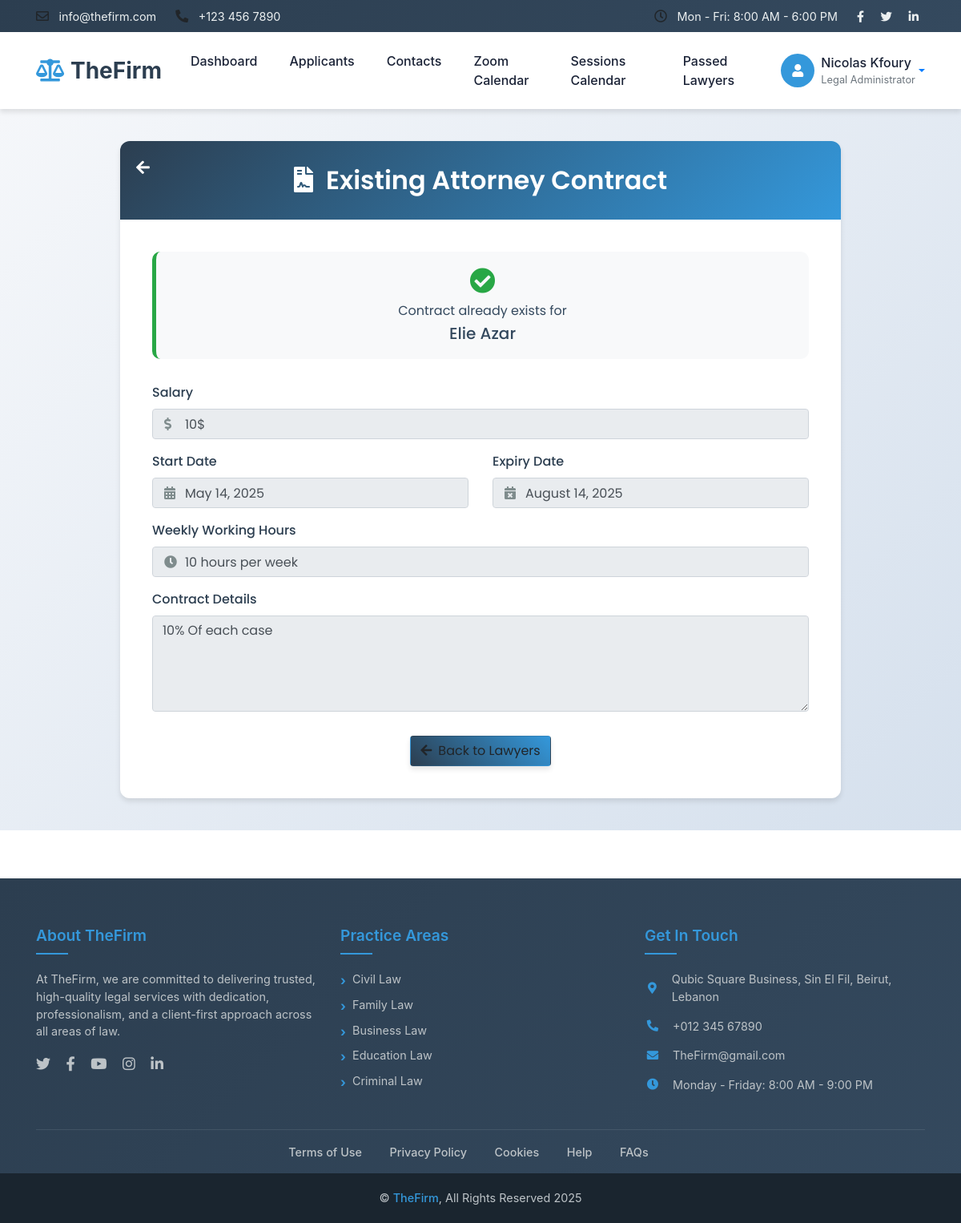
Page /admin/contract.php?id=7 (signed in) on the committed database.
### tables this page shows
CREATE TABLE `user` (
  `id` int(50) NOT NULL,
  `fname` varchar(255) NOT NULL,
  `lname` varchar(255) NOT NULL,
  `email` varchar(255) NOT NULL,
  `password` varchar(255) NOT NULL,
  `address` varchar(255) NOT NULL,
  `phonenum` int(9) NOT NULL,
  `image` varchar(255) NOT NULL,
  `role` int(1) NOT NULL,
  `status` enum('Unverified','Unrestricted','Restricted','') NOT NULL DEFAULT 'Unverified'
);

CREATE TABLE `attcontract` (
  `id` int(50) NOT NULL,
  `salary` int(50) NOT NULL,
  `startdate` date NOT NULL,
  `expirydate` date NOT NULL,
  `details` varchar(255) NOT NULL,
  `nbofHour` int(50) NOT NULL,
  `attid` int(50) NOT NULL
);

### admin/contract.php (the view, shortened to what this page needs)
<!DOCTYPE html>
<html lang="en">
<head>
  <link href="../css/admincss.css" rel="stylesheet">
  <link href="https://stackpath.bootstrapcdn.com/bootstrap/4.4.1/css/bootstrap.min.css" rel="stylesheet">
  <link href="https://cdnjs.cloudflare.com/ajax/libs/font-awesome/5.15.3/css/all.min.css" rel="stylesheet">
</head>
<body>
<?php include 'header.php' ; ?>
  <div id="main-body-form">
    <?php
    $id = $_GET['id'];
    $sql = "SELECT * FROM `attcontract` where attid='$id'";
    $res = $conn->query($sql);
    $sql1 = "SELECT * FROM `user` where id='$id'";
    $res1 = $conn->query($sql1);
    $row1 = $res1->fetch_assoc();
    $fname = $row1['fname'];
    $lname = $row1['lname'];
    if ($res->num_rows == 0) {
    ?>
      <div class="page-container">
        <div class="page-header">
          <a href="passedlawyers.php" class="back-button">
            <i class="fas fa-arrow-left"></i>
          </a>
          <h1><i class="fas fa-file-signature mr-3"></i>Create Attorney Contract</h1>
        </div>
        <div class="form-container">
          <div class="contract-status">
            <i class="fas fa-user-tie"></i>
            <p class="mb-1">Initiating contract for</p>
            <h5 class="mb-0"><?= htmlspecialchars($fname . " " . $lname); ?></h5>
          </div>
          <form id="contractForm" method="POST" action="submitcontract.php">
            <div class="form-group">
              <label for="salary" class="form-label">Salary</label>
              <div class="input-icon">
                <i class="fas fa-dollar-sign"></i>
                <input type="number" class="form-control" id="salary" name="salary" placeholder="Enter annual salary" required>
              </div>
              <div id="salaryError" class="validation-error">Please enter a valid salary amount.</div>
            </div>
            <input type="hidden" name="attid" value="<?= htmlspecialchars($id); ?>">
            <div class="row">
              <div class="col-md-6">
                <div class="form-group">
                  <label for="start_date" class="form-label">Start Date</label>
                  <div class="input-icon">
                    <i class="fas fa-calendar-alt"></i>
                    <input type="date" class="form-control" id="start_date" name="start_date" required>
                  </div>
                  <div id="startDateError" class="validation-error">Please select a valid start date.</div>
                </div>
              </div>
              <div class="col-md-6">
                <div class="form-group">
                  <label for="expiry_date" class="form-label">Expiry Date</label>
                  <div class="input-icon">
                    <i class="fas fa-calendar-times"></i>
                    <input type="date" class="form-control" id="expiry_date" name="expiry_date"
                      min="<?php echo date('Y-m-d'); ?>" required>
                  </div>
                  <div id="expiryDateError" class="validation-error">Expiry date must be after start date.</div>
                </div>
              </div>
            </div>
            <div class="form-group">
              <label for="nb_of_hour" class="form-label">Weekly Working Hours</label>
              <div class="input-icon">
                <i class="fas fa-clock"></i>
                <input type="number" class="form-control" id="nb_of_hour" name="nb_of_hour" placeholder="Enter weekly hours" required>
              </div>
              <div id="hoursError" class="validation-error">Please enter valid working hours (1-60).</div>
            </div>
            <div class="form-group">
              <label for="details" class="form-label">Contract Details</label>
              <textarea class="form-control" id="details" name="details" rows="4" placeholder="Enter any additional contract details or terms..." required></textarea>
              <div id="detailsError" class="validation-error">Please provide contract details.</div>
            </div>
            <button type="submit" class="btn btn-primary-2 btn-block">
              <i class="fas fa-file-signature mr-2"></i>Create Contract
            </button>
          </form>
        </div>
      </div>
    <?php
    } else {
    ?>
      <div class="page-container">
        <div class="page-header">
          <a href="passedlawyers.php" class="back-button">
            <i class="fas fa-arrow-left"></i>
          </a>
          <h1><i class="fas fa-file-contract mr-3"></i>Existing Attorney Contract</h1>
        </div>
        <div class="form-container">
          <div class="contract-status existing">
            <i class="fas fa-check-circle"></i>
            <p class="mb-1">Contract already exists for</p>
            <h5 class="mb-0"><?= htmlspecialchars($fname . " " . $lname); ?></h5>
          </div>
          <form id="contractForm" class="readonly-form">
            <?php
            while ($row = $res->fetch_assoc()) {
              $salary = $row['salary'];
              $startdate = $row['startdate'];
              $expirydate = $row['expirydate'];
              $nbofhour = $row['nbofHour'];
              $details = $row['details'];
            ?>
              <div class="form-group">
                <label class="form-label">Salary</label>
                <div class="input-icon">
                  <i class="fas fa-dollar-sign"></i>
                  <input type="text" class="form-control" value="<?= htmlspecialchars(number_format($salary)); ?>$" readonly>
                </div>
              </div>
              <div class="row">
                <div class="col-md-6">
                  <div class="form-group">
                    <label class="form-label">Start Date</label>
                    <div class="input-icon">
                      <i class="fas fa-calendar-alt"></i>
                      <input type="text" class="form-control" value="<?= htmlspecialchars(date('F d, Y', strtotime($startdate))); ?>" readonly>
                    </div>
                  </div>
                </div>
                <div class="col-md-6">
                  <div class="form-group">
                    <label class="form-label">Expiry Date</label>
                    <div class="input-icon">
                      <i class="fas fa-calendar-times"></i>
                      <input type="text" class="form-control" value="<?= htmlspecialchars(date('F d, Y', strtotime($expirydate))); ?>" readonly>
                    </div>
                  </div>
                </div>
              </div>
              <div class="form-group">
                <label class="form-label">Weekly Working Hours</label>
                <div class="input-icon">
                  <i class="fas fa-clock"></i>
                  <input type="text" class="form-control" value="<?= htmlspecialchars($nbofhour); ?> hours per week" readonly>
                </div>
              </div>
              <div class="form-group">
                <label class="form-label">Contract Details</label>
                <textarea class="form-control" rows="4" readonly><?= htmlspecialchars($details); ?></textarea>
              </div>
            <?php
            }
            ?>
            <div class="action-buttons-2">
              <a href="passedlawyers.php" class="btn btn-primary-2">
                <i class="fas fa-arrow-left mr-2"></i>Back to Lawyers
              </a>
            </div>
          </form>
        </div>
      </div>
    <?php
    }
    ?>
  </div>
<?php include 'footer.php' ; ?>
</body>
</html>

### css/admincss.css (style rules this page uses)
:root { --primary: #2c3e50; --secondary: #3498db; --accent: #e74c3c; --light: #ecf0f1; --dark: #2c3e50; --success: #27ae60; --warning: #f39c12; --danger: #c0392b; --text: #34495e; --text-light: #7f8c8d; --text-primary: #34495e; --text-secondary: #7f8c8d; --shadow: 0 4px 6px rgba(0, 0, 0, 0.1); --transition: all 0.3s ease; }
body { font-family: 'Poppins', sans-serif; background-color: #f5f7fa; color: var(--text-primary); }
.form-control, .btn { border-radius: 8px; }
.form-control { padding: 12px 15px; border: 1px solid #e0e6ed; box-shadow: none; transition: var(--transition); }
.form-group label { font-weight: 500; color: #2c3e50; margin-bottom: 8px; }
.btn { font-weight: 500; padding: 8px 18px; border-radius: 6px; transition: var(--transition); }
.page-container { max-width: 900px; margin: 0 auto; background-color: #ffffff; padding: 0; border-radius: 12px; box-shadow: var(--shadow); overflow: hidden; }
.page-header { background: linear-gradient(135deg, #2c3e50 0%, #3498db 100%); color: white; padding: 30px; text-align: center; position: relative; }
.page-header h1 { font-weight: 600; font-size: 2rem; margin-bottom: 0; }
.page-header .back-button { position: absolute; top: 20px; left: 20px; color: white; font-size: 1.2rem; transition: var(--transition); }
.form-container { padding: 40px; }
.contract-status { background-color: #f8f9fa; border-radius: 10px; padding: 20px; margin-bottom: 30px; border-left: 5px solid var(--secondary); display: flex; align-items: center; justify-content: center; flex-direction: column; }
.contract-status i { font-size: 2rem; color: var(--secondary); margin-bottom: 10px; }
.contract-status.existing { border-left-color: var(--success); }
.contract-status.existing i { color: var(--success); }
.form-group { margin-bottom: 25px; }
.form-label { font-weight: 500; color: var(--text); margin-bottom: 8px; display: block; }
.form-control { border: 2px solid #e9ecef; border-radius: 8px; padding: 12px 15px; height: auto; font-size: 1rem; transition: var(--transition); }
.input-icon { position: relative; }
.input-icon i { position: absolute; left: 15px; top: 50%; transform: translateY(-50%); color: var(--text-light); }
.input-icon .form-control { padding-left: 40px; }
textarea.form-control { min-height: 120px; resize: vertical; }
.readonly-form .form-control { background-color: #f8f9fa; color: #495057; cursor: not-allowed; }
.btn-primary-2 { background: linear-gradient(45deg, #2c3e50, #3498db); border: none; padding: 12px 30px; border-radius: 8px; font-weight: 500; transition: var(--transition); box-shadow: 0 4px 6px rgba(0, 0, 0, 0.1); }
.action-buttons-2 { margin-top: 30px; display: flex; justify-content: center; }
.action-buttons-2 .btn { min-width: 150px; }
#main-body-form { font-family: 'Poppins', sans-serif; background: linear-gradient(135deg, #f5f7fa 0%, #d5e0ed 100%); min-height: 100vh; padding: 40px 0; margin: 0; color: var(--text); }

### rows in the picture
user: fname+lname "Elie Azar"
attcontract: salary "10$", startdate "May 14, 2025", expirydate "August 14, 2025", nbofHour "10 hours per week", details "10% Of each case"

### other values in the picture
$_SESSION['admin']['fullName'] "Nicolas Kfoury"
